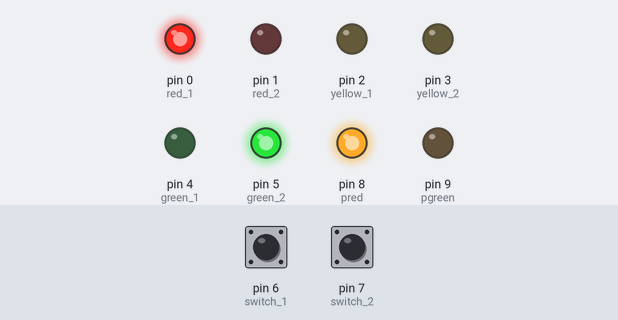
Bench run of a sketch on a simulated Arduino Uno, built with avr-gcc and run on an emulated ATmega328P. Shown: output pins drawn as LEDs (lit = HIGH). The inputs (shaded band) are chosen by the test bench; at power-on: pin 6 (switch_1) HIGH, pin 7 (switch_2) HIGH.

Above: at 20.4 s.
20.5 s: pin 6 (switch_1) pulled LOW for 0.15 s
At 34.7 s:
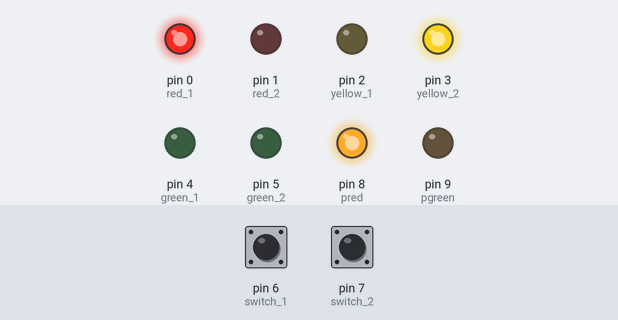
At 37.5 s:
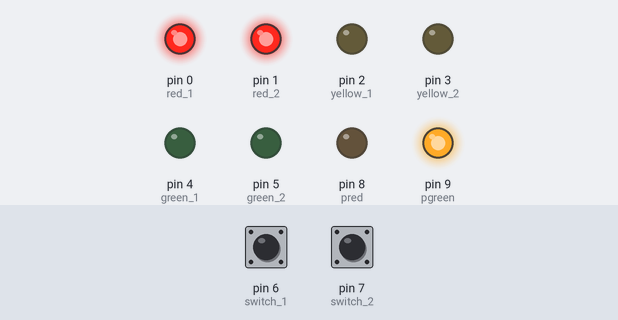
Timing chart, 0 to 44.5 s (numbered marks = the images above; inputs shaded):
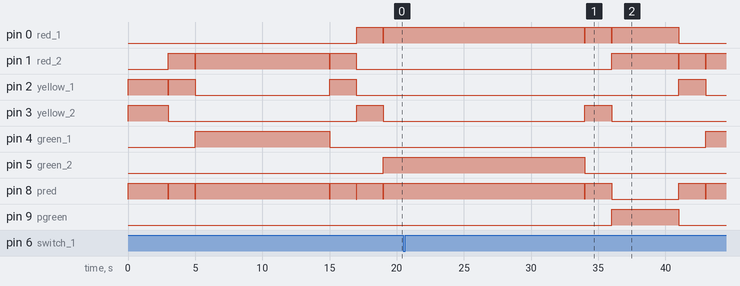

The sketch:

Traffic_Lights.ino
```cpp
int red_1 = 0, red_2 = 1, yellow_1 = 2,  yellow_2 = 3, green_1 = 4,  green_2 = 5, switch_1 = 6, switch_2 = 7;
int pred = 8, pgreen = 9;
bool btn1_press = false, btn2_press = false;
int old = 0, curr = 0, s = 0, minor = 0;

void setup() {
    pinMode(red_1, OUTPUT);
    pinMode(red_2, OUTPUT);

    pinMode(yellow_1, OUTPUT);
    pinMode(yellow_2, OUTPUT);

    pinMode(green_1, OUTPUT);
    pinMode(green_2, OUTPUT);

    pinMode(switch_1, INPUT_PULLUP);
    pinMode(switch_2, INPUT_PULLUP);

    pinMode(pred, OUTPUT);
    pinMode(pgreen, OUTPUT);
}


void loop() {
    curr = millis();
    if(digitalRead(switch_1) == LOW)
        btn1_press = true;
    if(digitalRead(switch_2) == LOW)
        btn2_press = true;
    if(curr - old >= 10) {
        old += 10;
        switch (s)
        {
        case 0:
            digitalWrite(yellow_1, HIGH);
            digitalWrite(yellow_2, HIGH);
            digitalWrite(pred, HIGH);
            minor++;
            if(minor >= 300) {
                digitalWrite(yellow_1, LOW);
                digitalWrite(yellow_2, LOW);
                digitalWrite(pred, LOW);
                minor = 0;
                s = 1;
            }
            break;
        case 1:
            digitalWrite(yellow_1, HIGH);
            digitalWrite(red_2, HIGH);
            digitalWrite(pred, HIGH);
            minor++;
            if(minor >= 200) {
                digitalWrite(yellow_1, LOW);
                digitalWrite(red_2, LOW);
                digitalWrite(pred, LOW);
                minor = 0;
                s = 2;
            }
            break;
        case 2:
            digitalWrite(green_1, HIGH);
            digitalWrite(red_2, HIGH);
            digitalWrite(pred, HIGH);
            minor++;
            if(minor >= 1000) {
                digitalWrite(green_1, LOW);
                digitalWrite(red_2, LOW);
                digitalWrite(pred, LOW);
                minor = 0;
                s = 3;
            }
            break;
        case 3:
            digitalWrite(yellow_1, HIGH);
            digitalWrite(red_2, HIGH);
            digitalWrite(pred, HIGH);
            minor++;
            if(minor >= 200) {
                digitalWrite(yellow_1, LOW);
                digitalWrite(red_2, LOW);
                digitalWrite(pred, LOW);
                minor = 0;
                s = 4;
            }
            break;
        case 4:
            digitalWrite(red_1, HIGH);
            digitalWrite(yellow_2, HIGH);
            digitalWrite(pred, HIGH);
            minor++;
            if(minor >= 200) {
                digitalWrite(red_1, LOW);
                digitalWrite(yellow_2, LOW);
                digitalWrite(pred, LOW);
                minor = 0;
                s = 5;
            }
            break;
        case 5:
            digitalWrite(red_1, HIGH);
            digitalWrite(green_2, HIGH);
            digitalWrite(pred, HIGH);
            minor++;
            if(minor >= 1500) {
                digitalWrite(red_1, LOW);
                digitalWrite(green_2, LOW);
                digitalWrite(pred, LOW);
                minor = 0;
                s = 6;
            }
            break;
        case 6:
            digitalWrite(red_1, HIGH);
            digitalWrite(yellow_2, HIGH);
            digitalWrite(pred, HIGH);
            minor++;
            if(minor >= 200) {
                digitalWrite(red_1, LOW);
                digitalWrite(yellow_2, LOW);
                digitalWrite(pred, LOW);
                minor = 0;
                if (btn1_press || btn2_press)
                    s = 7;
                else
                    s = 1;
                btn1_press = false;
                btn2_press = false;
            }
            break;
        case 7:
            digitalWrite(red_1, HIGH);
            digitalWrite(red_2, HIGH);
            digitalWrite(pgreen, HIGH);
            minor++;
            if(minor >= 500) {
                digitalWrite(red_1, LOW);
                digitalWrite(red_2, LOW);
                digitalWrite(pgreen, LOW);
                minor = 0;
                s = 1;
            }
            break;
        default:
            break;
        }
    }
}
```

Measured:
- after the input at 20.5 s, pin 9 (pgreen): LOW → HIGH after 15.5 s, → LOW 5.0 s later
